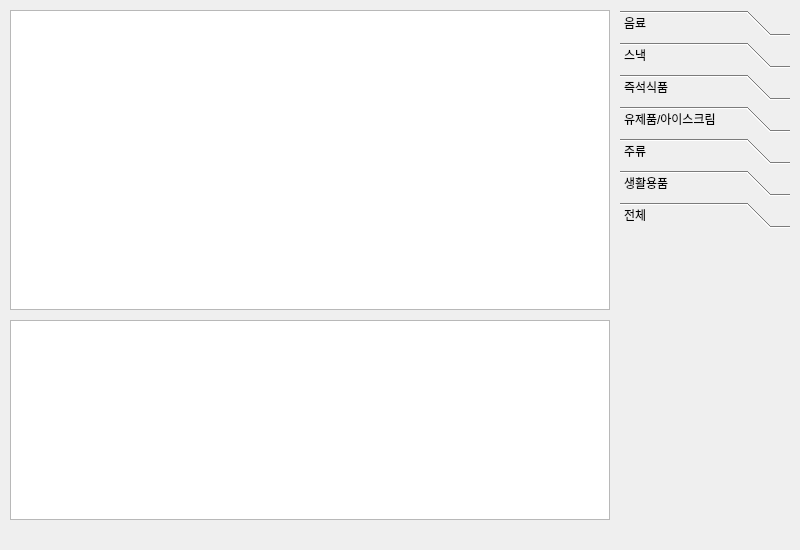
<?xml version="1.0" encoding="UTF-8"?>
<ui version="4.0">
 <class>NormalOrderForm</class>
 <widget class="QWidget" name="NormalOrderForm">
  <property name="geometry">
   <rect>
    <x>0</x>
    <y>0</y>
    <width>800</width>
    <height>550</height>
   </rect>
  </property>
  <property name="windowTitle">
   <string>Form</string>
  </property>
  <widget class="QStackedWidget" name="stackedWidget">
   <property name="geometry">
    <rect>
     <x>10</x>
     <y>10</y>
     <width>600</width>
     <height>300</height>
    </rect>
   </property>
   <property name="currentIndex">
    <number>0</number>
   </property>
   <widget class="QWidget" name="page_0">
    <widget class="QTableWidget" name="beverageWidget">
     <property name="geometry">
      <rect>
       <x>0</x>
       <y>0</y>
       <width>600</width>
       <height>300</height>
      </rect>
     </property>
    </widget>
   </widget>
   <widget class="QWidget" name="page_1">
    <widget class="QTableWidget" name="snackWidget">
     <property name="geometry">
      <rect>
       <x>0</x>
       <y>0</y>
       <width>600</width>
       <height>300</height>
      </rect>
     </property>
    </widget>
   </widget>
   <widget class="QWidget" name="page_2">
    <widget class="QTableWidget" name="instantWidget">
     <property name="geometry">
      <rect>
       <x>0</x>
       <y>0</y>
       <width>600</width>
       <height>300</height>
      </rect>
     </property>
    </widget>
   </widget>
   <widget class="QWidget" name="page_3">
    <widget class="QTableWidget" name="milkiceWidget">
     <property name="geometry">
      <rect>
       <x>0</x>
       <y>0</y>
       <width>600</width>
       <height>300</height>
      </rect>
     </property>
    </widget>
   </widget>
   <widget class="QWidget" name="page_4">
    <widget class="QTableWidget" name="drinkWidget">
     <property name="geometry">
      <rect>
       <x>0</x>
       <y>0</y>
       <width>600</width>
       <height>300</height>
      </rect>
     </property>
    </widget>
   </widget>
   <widget class="QWidget" name="page_5">
    <widget class="QTableWidget" name="neceWidget">
     <property name="geometry">
      <rect>
       <x>0</x>
       <y>0</y>
       <width>600</width>
       <height>300</height>
      </rect>
     </property>
    </widget>
   </widget>
   <widget class="QWidget" name="page_6">
    <widget class="QTableWidget" name="allWidget">
     <property name="geometry">
      <rect>
       <x>0</x>
       <y>0</y>
       <width>600</width>
       <height>300</height>
      </rect>
     </property>
    </widget>
   </widget>
  </widget>
  <widget class="QTableWidget" name="orderWidget">
   <property name="geometry">
    <rect>
     <x>10</x>
     <y>320</y>
     <width>600</width>
     <height>200</height>
    </rect>
   </property>
  </widget>
  <widget class="QToolBox" name="toolBox">
   <property name="geometry">
    <rect>
     <x>620</x>
     <y>10</y>
     <width>170</width>
     <height>300</height>
    </rect>
   </property>
   <property name="currentIndex">
    <number>6</number>
   </property>
   <widget class="QWidget" name="beveraageTool">
    <property name="geometry">
     <rect>
      <x>0</x>
      <y>0</y>
      <width>170</width>
      <height>90</height>
     </rect>
    </property>
    <attribute name="label">
     <string>음료</string>
    </attribute>
   </widget>
   <widget class="QWidget" name="snackTool">
    <property name="geometry">
     <rect>
      <x>0</x>
      <y>0</y>
      <width>170</width>
      <height>90</height>
     </rect>
    </property>
    <attribute name="label">
     <string>스낵</string>
    </attribute>
   </widget>
   <widget class="QWidget" name="instantTool">
    <property name="geometry">
     <rect>
      <x>0</x>
      <y>0</y>
      <width>170</width>
      <height>90</height>
     </rect>
    </property>
    <attribute name="label">
     <string>즉석식품</string>
    </attribute>
   </widget>
   <widget class="QWidget" name="mikiceTool">
    <property name="geometry">
     <rect>
      <x>0</x>
      <y>0</y>
      <width>170</width>
      <height>90</height>
     </rect>
    </property>
    <attribute name="label">
     <string>유제품/아이스크림</string>
    </attribute>
   </widget>
   <widget class="QWidget" name="drinkTool">
    <property name="geometry">
     <rect>
      <x>0</x>
      <y>0</y>
      <width>170</width>
      <height>90</height>
     </rect>
    </property>
    <attribute name="label">
     <string>주류</string>
    </attribute>
   </widget>
   <widget class="QWidget" name="neceTool">
    <property name="geometry">
     <rect>
      <x>0</x>
      <y>0</y>
      <width>170</width>
      <height>90</height>
     </rect>
    </property>
    <attribute name="label">
     <string>생활용품</string>
    </attribute>
   </widget>
   <widget class="QWidget" name="allTool">
    <property name="geometry">
     <rect>
      <x>0</x>
      <y>0</y>
      <width>170</width>
      <height>90</height>
     </rect>
    </property>
    <attribute name="label">
     <string>전체</string>
    </attribute>
   </widget>
  </widget>
 </widget>
 <resources/>
 <connections/>
</ui>
